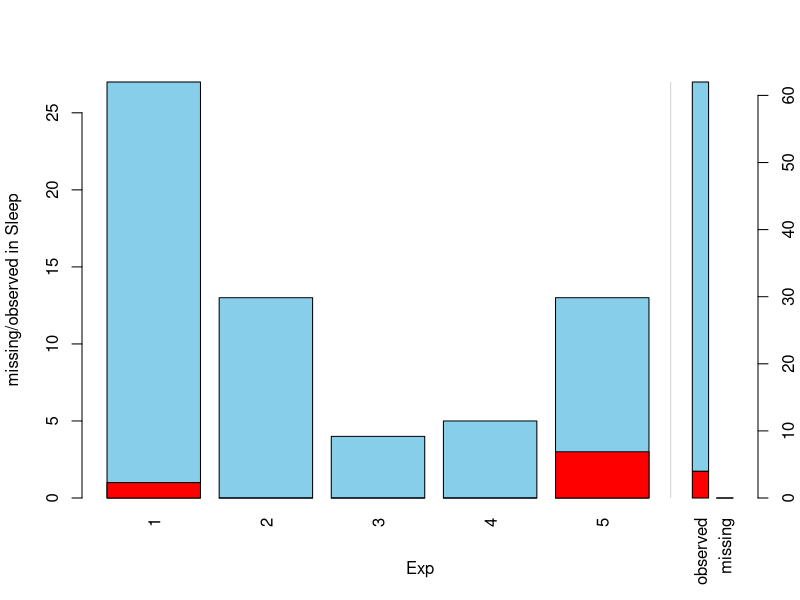
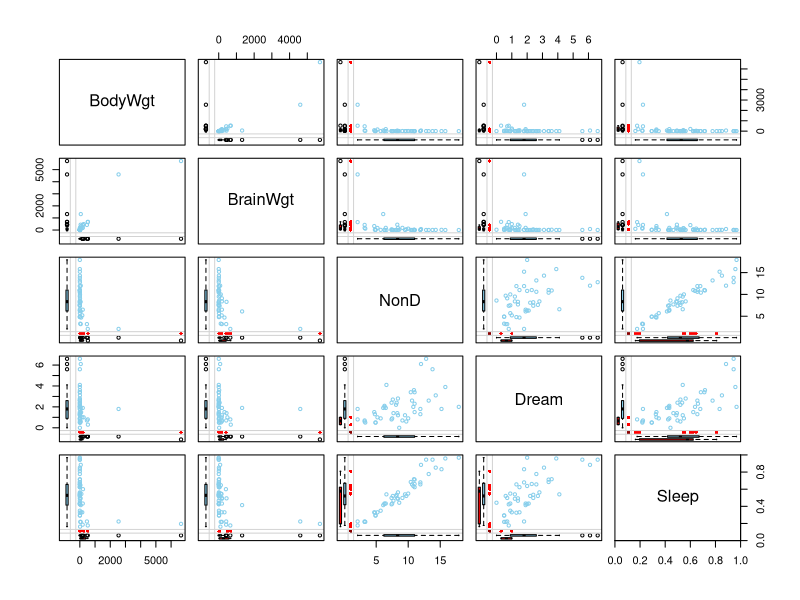
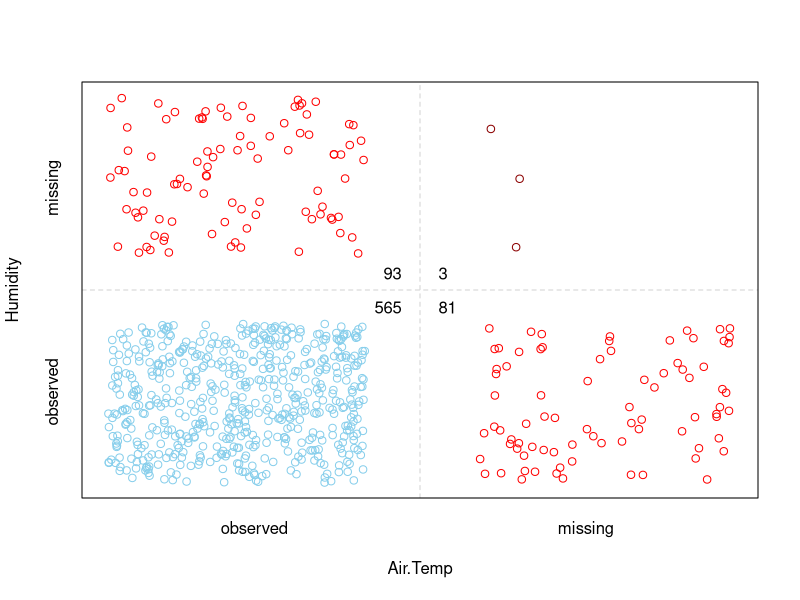
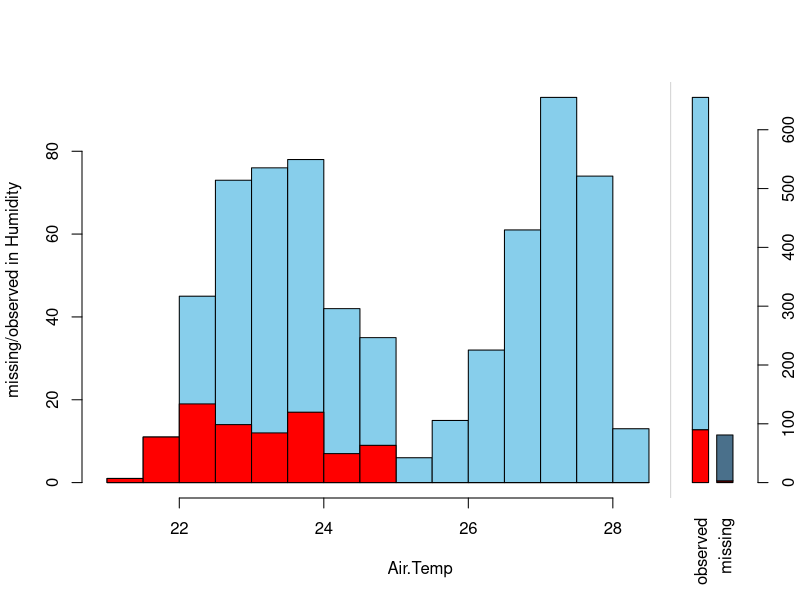
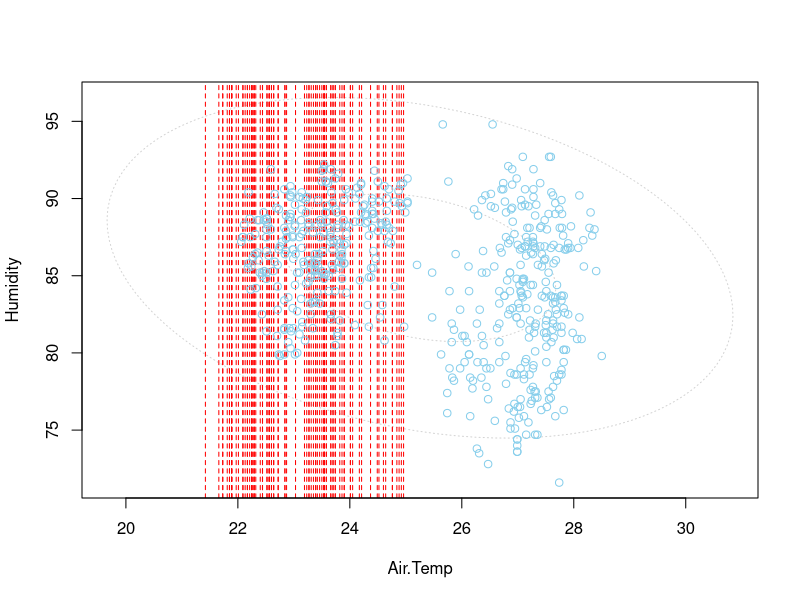
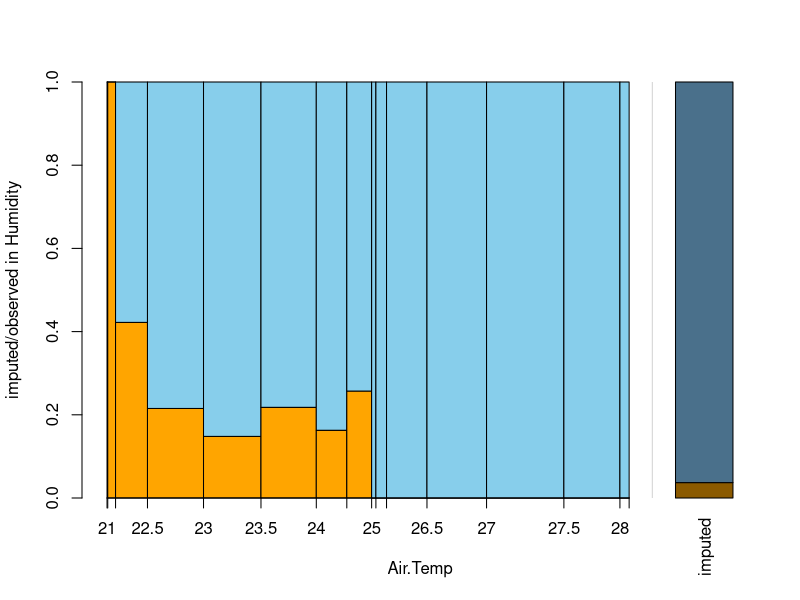
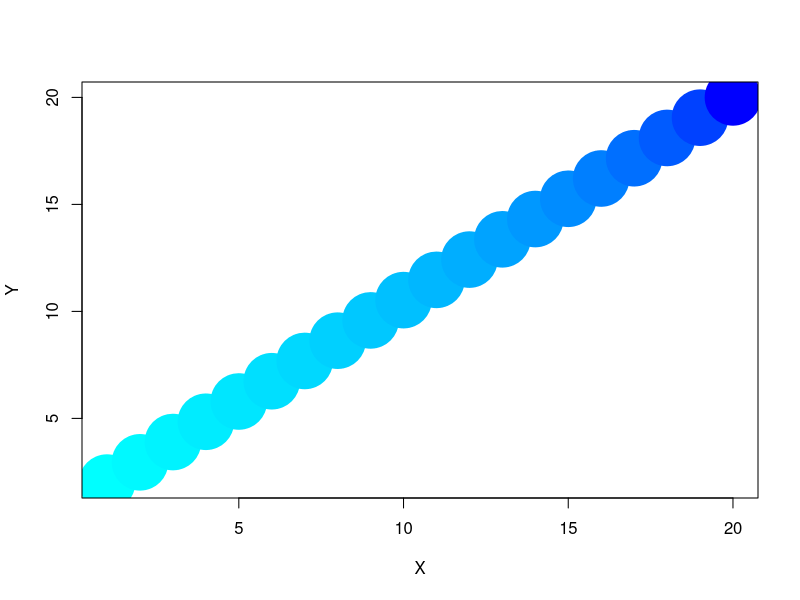
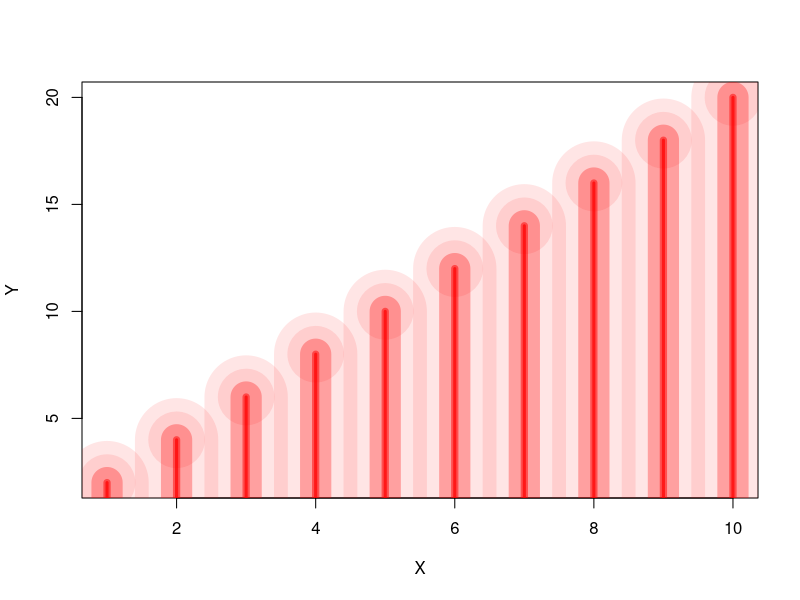

Reproduce these figures in R, in order.
# install.packages("VIM")

library(VIM)

data(sleep, package = 'VIM')

### Visualization of missing and imputed values

## barMiss
x <- sleep[, c("Exp", "Sleep")]
barMiss(x, only.miss = FALSE)
# mało intuicyjna, pierwszą kolumnę traktuje jako grupy, drugą do zliczania obserwacji

## marginMatrix
x <- sleep[, 1:5]
marginmatrix(x)

## scattJitt
data(tao, package = 'VIM')
scattJitt(tao[, c("Air.Temp", "Humidity")])

## histMiss
x <- tao[, c("Air.Temp", "Humidity")]
histMiss(x, only.miss = FALSE)

## scattMiss
scattMiss(x)

## spineMiss
spineMiss(kNN(x), delimiter = "_imp")

### Imputation

## irmi
sleep_imp <- sleep
form = list(
  NonD = c('BodyWGT', 'BrainWGT'),
  Dream = c('BodyWGT', 'BrainWGT'),
  Sleep = c('BrainWGT')
) # kolumny od których ma zależeć imputacja

sleep_imp <- irmi(sleep_imp, modelFormulas = form, trace = TRUE)

## kNN
sleep_imp <- kNN(sleep)

## hot-deck
sleep_imp <- hotdeck(sleep, variable=c("NonD", "Dream", "Sleep", "Span", "Gest"),
                     ord_var = "BodyWgt", domain_var = "Pred")

## regessionImp
sleep_imp <- regressionImp(Dream+NonD~BodyWgt+BrainWgt, data = sleep)



####@@@@@@@@@@@@@@@   DODATKOWE FUNKCJE Z PAKIETU:

## gapMiss()

v <- rpois(100, lambda = 1) # z rozkładu Poissona
v[3:5] <- NA
v[6:9] <- NA
v[sample(100, 20)] <- NA

gapMiss(v, what = median) # mediana długości sekwencji NA
gapMiss(v, what = function(x) mean(x, trim = 0.05)) # średnia ucięta
gapMiss(v, what = function(x) psych::harmonic.mean(x))


## sampleCat() - wybiera kategorię używając wag jako p-stw. Używane przez kNN().
# maxCat() wybierze najczęstszą kategorię

v <- as.factor(c(1,1,2,2,3,3))

set.seed(800)
sampleCat(v, weights = c(0.1, 0.1, 0.5, 0.5, 2, 2))
sampleCat(v, weights = c(0.1, 0.1, 0.5, 0.5, 2, 2))
sampleCat(v, weights = c(0.1, 0.1, 0.5, 0.5, 2, 2))
sampleCat(v, weights = c(0.1, 0.1, 0.5, 0.5, 2, 2))
sampleCat(v, weights = c(10, 10, 0.5, 0.5, 2, 2)) # 1 z dużą wagą
sampleCat(v, weights = c(10, 10, 0.5, 0.5, 2, 2)) # 1 z dużą wagą
maxCat(v)  # w tym przypadku losową :)
maxCat(as.factor(c(1,2,4,3,4,2,4,4))) # a tutaj wybierze zawsze 4 :)

## prepare()   - transformuje & standaryzuje zmienne

data(sleep, package = "VIM")
x <- sleep[, c("BodyWgt", "BrainWgt")]

head(x,10)
head(prepare(x, scaling = "robust", transformation = "logarithm"),10)


## countInf(), countNA() - zlicza Inf/NA w wektorze atomowym

dane <- c(5,Inf,-Inf, 5,-2, 5, Inf, 0, -Inf, 5, NA, NA, Inf, 6, 5, 9) 
countInf(dane) # 5
countNA(dane) # 2

## colSequence() - Oblicza kolory pośrednie między 2 kolorami. RGB lub HCL


p <- seq(0,1,length = 20)
cs <- colSequence(p, RGB(0, 1, 1), "blue")
plot(x = 1:20, y = seq(2,20,length = 20), lty = 3, col = cs, cex = 2, lwd = 40, ylab = "Y", xlab = "X")

## alphablend() - kontroluje przezroczystosc, 
# 1 parametr = kolor, 
# 2 parametr  = stopień to opacity 'alpha' (od 0 = przezroczystego do 1 bez efektu)

# np.
alphablend("blue", 1) # == "blue
# [1] "#0000FFFF"


alphablend("blue", 0.1) # == transparent blue
# [1] "#0000FF1A"


plot(x = 1:10, y = seq(2,20,2), lty = 3, col = alphablend("red", 0.1), cex = 2, lwd = 40, ylab = "Y", xlab = "X")
lines(x = 1:10, y = seq(2,20,2), lty = 1, col = alphablend("red", 0.1), type = "h", lw = 80)
lines(x = 1:10, y = seq(2,20,2), lty = 1, col = alphablend("red", 0.3), type = "h", lw = 30)
lines(x = 1:10, y = seq(2,20,2), lty = 1, col = alphablend("red", 0.5), type = "h", lw = 7)
lines(x = 1:10, y = seq(2,20,2), lty = 1, col = alphablend("red", 0.7), type = "h", lw = 3)
